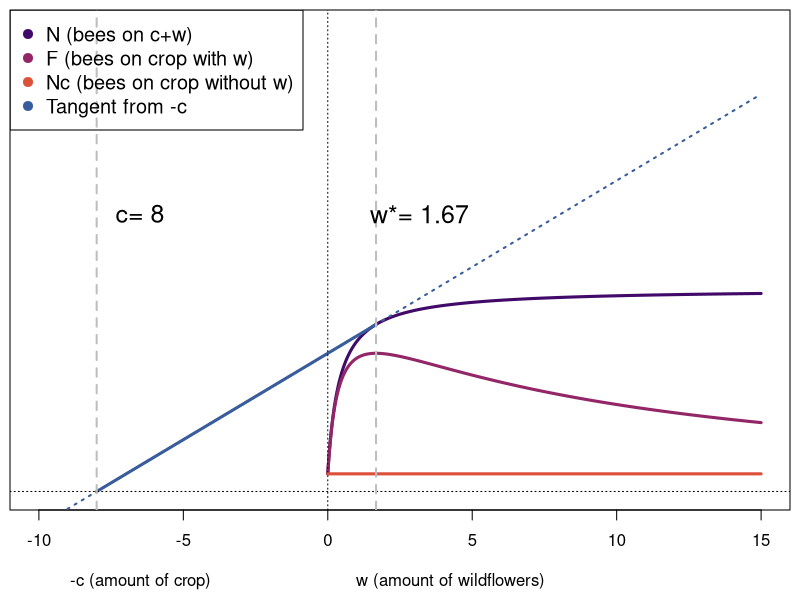
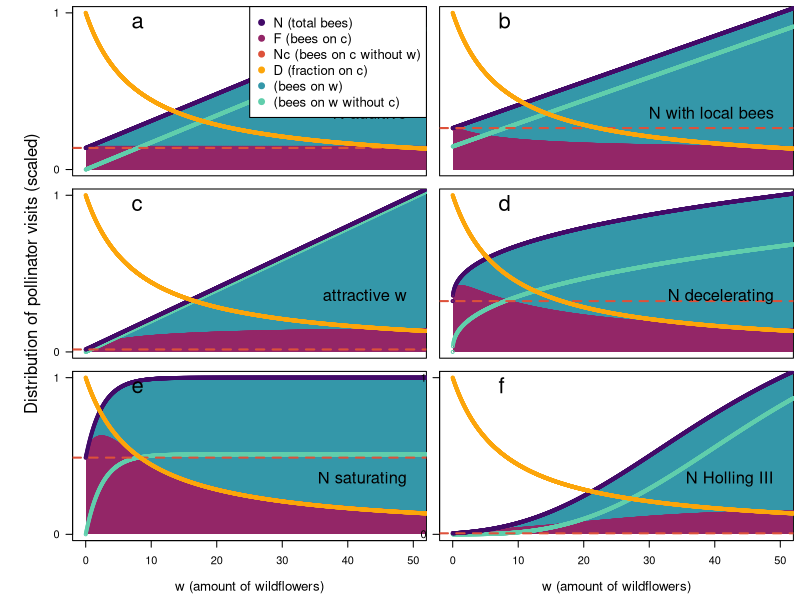
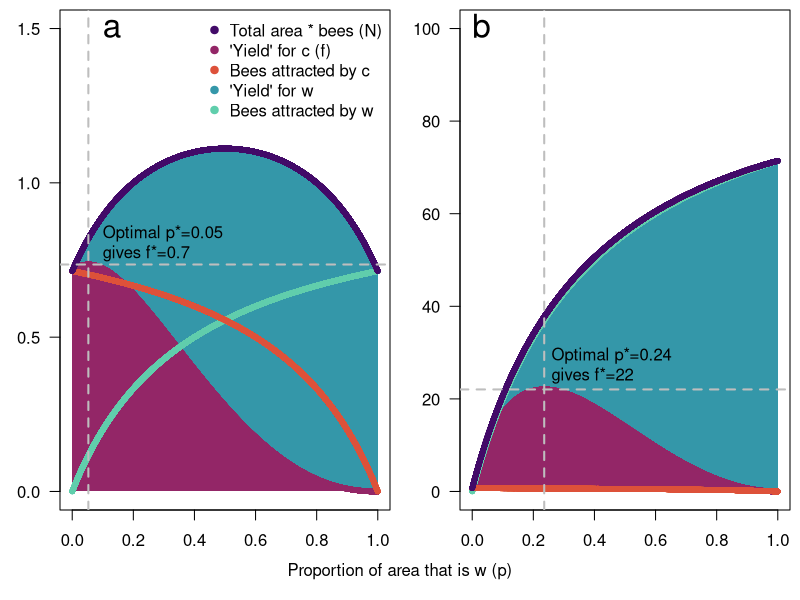

Recreate these plots in R, in order.
# Alasdair Houston & Anna Dornhaus
# R script for numerical model analysis and figures
# Spillover project: Bees 'spilling over' into crop from wildflowers planted to attract them

# Paper reference: XXX (to be updated on acceptance of the paper)
### PAPER VERSION R1 April 2025
# FIGURES IN PAPER

### Libraries and graphics setup ------------------
# Libraries purely for graphics
library(scales)
library(viridis)
### COLORS 1
# colorlist has the colors for N, Fc, Nc, D, Fw, Nw, the tangent in this order
templist1 <- inferno(6)
templist2 <- mako(6)
colorlist <- c(templist1[2], templist1[3], templist1[4], templist1[5], templist2[4], templist2[5], templist2[3])

### COLORS 2
# colors for parameter variations
no_states <- 7
par_colors_dark <- viridis(no_states)
par_colors <- alpha(par_colors_dark, 0.5)

# Resetting graphics parameters
#dev.off()
opar <- par()


### GENERAL PARAMETERS ------------------

# Default parameter set
# Model A.1 
aw <- 0.4 # diminishing returns of attraction based on 'amount' of flowers 
AAw <- 10   # constant translating 'amount' of wildflowers into pollinators
AAc <- 1 # constant translating 'amount' of crop into pollinators
ac <- 0.4
# Fig. 2
l <- 10
rho <- 0.02
gamma <- 3
 
## For numerical calculations
max_w <- 1000 # for numerical calculations
resolution <- 30000 # number of calculated values
w_list <- seq(from=0, to=max_w, length.out=resolution)
c_list <- w_list

## For plotting
pointsize <- 0.6
Flim <- 500 # Max F for graph
F_clim <- Flim / 10 # Max for F/c graph
wlim <- 50 # for plotting
clim <- 250 # Max c for graph
offsetx <- 0.80
offsety <- 0.98


###### MODEL A ------------------
# Functions -----------------------

# General for all models
# equation for D
D <- function(c,w) {
  return(c/(c+w))
}
# equation for F
F <- function(N, D) {
  return(N*D)
}

# Equation [5] defines a possible N(w); not assuming anything about Nc
N_eq5 <- function(w, Nc, a, A) {
  return(Nc + (A*w) / (a+w))
}

# This is our equation for optimal w as a function of c and Nc
wopt_eq8 <- function(c, Nc, a, A) {
  # Naming the parameters of the quadratic qa, qb, and qc here
  qa <- A + Nc
  qb <- 2*a*Nc
  qc <- Nc*a^2 - A*a*c
  w_opt <- (-qb + sqrt(qb^2 - 4*qa*qc)) / (2*qa)
  return(w_opt)
}

# General function of N(c,w)
Nof_candw <- function(c,w) {
  return((AAw*w) / (aw+w) + (AAc*c) / (ac+c))
}

# Function for drawing the tangent in Fig. 1
tangent_N <- function(x, c_fixed, Nc) {
  slope <- Nof_candw(c_fixed,wopt_eq8(c_fixed, Nc,aw, AAw))/(c_fixed+wopt_eq8(c_fixed, Nc,aw, AAw))
  return((x+c_fixed)*slope)  
}


### ACTUAL MANUSCRIPT FIGURES ------------------------------

# Fig. 1 Conceptual argument & graphical solution ----------
# All par() functions set margins and other details about figures.
par(mfrow=c(1,1))
# Margins are set in order bottom, left, top, right
par(mar=c(0.5, 0.5, 0.5, 0.5), oma=c(4, 0, 0, 0), mgp=c(3, 1, 0), las=1)

# Graphical solution with tangent
# We show, for a fixed c, how N(w), F(w), and D(w) behave.
c_fixed <- 8
Nc <- Nof_candw(c_fixed, 0)
w_optimal <- wopt_eq8(c_fixed, Nc, aw, AAw)
ymax <- 25

# First set up the frame of the plot  
plot(NULL
     , xlab = "" 
     , ylab ="Number of bees"
     , ylim = c(0, ymax)
     , xlim = c(-10, 15)
     , yaxt = 'n'
)
# X-axis label with odd spacing
mtext(text = "            -c (amount of crop)                             w (amount of wildflowers)",
      side = 1, line = 3, adj = 0, cex = 1)
# N(w) according to eq [5]; 'x' is w
curve(N_eq5(x, Nc, aw, AAw)
      , from=0
      , to=15
      , add=TRUE
      , lty=1
      , lwd=3
      , col=colorlist[1]
      , n = 1000
)
# Tangent line dashed
curve(tangent_N(x, c_fixed, Nc)
      , add=TRUE
      , lty=3
      , lwd=2
      , col=colorlist[7]
      )
# Or as line segment just from x-axis to tangent point
lines(c(-c_fixed, w_optimal), c(0, N_eq5(w_optimal, Nc, aw, AAw))
      , lty=1
      , lwd=3
      , col=colorlist[7]
      )
# F
curve(F(N_eq5(x, Nc, aw, AAw), D(c_fixed, x))
      , from = 0
      , to = 15
      , add=TRUE
      , lty=1
      , lwd=3
      , col=colorlist[2]
      , n = 1000
      )
abline(h=0, lty=3) # Horizontal line through origin
abline(v=0, lty=3) # Vertical line through origin
# Drawing a horizontal line segment at Nc
segments(x0 = 0, x1 = 15, y0 = Nc, y1 = Nc, lty=1, lwd=3, col=colorlist[3]) 
# thin vertical lines at c and w*
abline(v=w_optimal, lty=2, lwd=2, col="grey")
abline(v=-c_fixed, lty=2, lwd=2, col="grey")
# Labels for c and w*
text(1.5-c_fixed, ymax*0.6, paste("c=", round(c_fixed, 1)), cex=1.5)
text(1.5+w_optimal, ymax*0.6, paste("w*=", round(w_optimal,2)), cex=1.5)
# Overall legend
legend("topleft"
       , legend = c("N (bees on c+w)", "F (bees on crop with w)", "Nc (bees on crop without w)", "Tangent from -c")
       , col = c(colorlist[1], colorlist[2], colorlist[3], colorlist[7])
       , pch = 19
       , cex = 1.2
       , bg="transparent"
)

# Fig. 2 Different behaviors of N --------------------------------

# Setting parameters for the figure
c_fixed <- 8
Nc <- Nof_candw(c_fixed, 0)
w_optimal <- wopt_eq8(c_fixed, Nc, aw, AAw)
ymax <- 25
# Since we use a discrete list of c values, this determines which index is 
# closest to the actual c_fixed defined above
diff_to_cfixed <- abs(c_list-c_fixed)
c_fixed_index <- which(diff_to_cfixed == min(diff_to_cfixed))

# Basic, over w_list
D_over_w <- D(c_fixed, w_list)
# varying w, keeping c fixed, and calculating the resulting D
# (nothing optimized here, no w*)
# Same:
N_over_w <- N_eq5(w_list, Nc, aw, AAw)
F_over_w <- F(N_over_w, D_over_w)

# Same over a range of cs
D_over_c <- D(c_list, w_optimal)
N_over_c <- N_eq5(w_optimal, AAc*(c_list), aw, AAw)
F_over_c <- F(N_over_c, D_over_c)

# par() sets margins (in order bottom, left, top, right) and other graphical
# parameters
par(mfrow=c(3,2)) # 3 rows and 2 columns of graphs
par(mar=c(0.5, 0.5, 0.5, 0.5), oma=c(4, 5, 0, 0), mgp=c(3, 1, 0), las=1)
# Setting parameters to place text consistently
textposx <- 50
textposy <- 0.35

# First part:
# Quick numerical illustration of N vs D
# N1: N equal to c+w
plot(D_over_w ~ w_list
     , col = colorlist[4]
     , pch = 1
     , xlim = c(0, wlim)
     , ylim = c(0,1)
     , xlab = "w (amount of wildflowers)"
     , ylab = "Effect on crop"
     , xaxt = 'n'
     , cex = pointsize
     , yaxp = c(0, 2, 2)
)
N1 <- function(c, w) {
  return(AAw*(c+w))
}
# N/N(wlim)
stand_N <- N1(c_fixed, w_list)/N1(c_fixed, wlim) 
# Fc/N(wlim)
Fc <- F(D_over_w, N1(c_fixed, w_list))
stand_Fc <- Fc/N1(c_fixed, wlim)
polygon(c(w_list, rev(w_list)), c(c(1:resolution)*0, rev(stand_Fc))
        , col = colorlist[2]
        , lty = 0
)
# Fw
polygon(c(w_list, rev(w_list)), c(stand_Fc, rev(stand_N))
        , col = colorlist[5]
        , lty = 0
)
#Fw <- (N1(c_fixed, w_list) - F(D_over_w, N1(c_fixed, w_list)))
#stand_Fw <- Fw/N1(c_fixed, wlim)
# Fc
points(stand_Fc ~ w_list
       , col = colorlist[2]
       , pch = 19
       , cex = pointsize
)
# Nw
Nw <- N1(0, w_list)/N1(c_fixed, wlim)
points(Nw ~ w_list
       , col = colorlist[6]
       , pch = 1
       , cex = pointsize
)
# N/N(wlim)
points(stand_N ~ w_list
       , col = colorlist[1]
       , pch = 1
       , cex = pointsize
)
# Nc
Nc <- N1(c_fixed, 0)/N1(c_fixed, wlim)
abline(h=Nc, lty=2, lwd=2, col=colorlist[3])
# D
points(D_over_w ~ w_list
       , col = colorlist[4]
       , pch = 1
       , cex = pointsize
)
text(textposx, textposy, "N additive", cex=1.5, adj=c(0,0), pos=2)
text(7, 0.9, "a", cex=2, adj=c(0,0))
legend("topright"
       , legend = c("N (total bees)", "F (bees on c)", "Nc (bees on c without w)", "D (fraction on c)", "(bees on w)", "(bees on w without c)")
       , col = c(colorlist[1], colorlist[2], colorlist[3], colorlist[4], colorlist[5], colorlist[6])
       , pch = 19
       , cex = 1.2
       #       , box.lty = 0
)

# N2: N equal to c + w + l
plot(D_over_w ~ w_list
     , col = colorlist[4]
     , pch = 19
     , xlim = c(0, wlim)
     , ylim = c(0,1)
     , xlab = "w (amount of wildflowers)"
     , ylab = "Effect on crop"
     , xaxt = 'n'
     , yaxt = 'n'
     , cex = pointsize
     , yaxp = c(0, 2, 2)
)
N2 <- function(c, w) {
  return(w + c + l)
}
# N/N(wlim)
stand_N <- N2(c_fixed, w_list)/N2(c_fixed, wlim) 
# Fc/N(wlim)
Fc <- F(D_over_w, N2(c_fixed, w_list))
stand_Fc <- Fc/N2(c_fixed, wlim)
polygon(c(w_list, rev(w_list)), c(c(1:resolution)*0, rev(stand_Fc))
        #        , data = cw_ModelB
        , col = colorlist[2]
        , lty = 0
)
# Fw
#Fw <- (N1(c_fixed, w_list) - F(D_over_w, N1(c_fixed, w_list)))
#stand_Fw <- Fw/N1(c_fixed, wlim)
polygon(c(w_list, rev(w_list)), c(stand_Fc, rev(stand_N))
        , col = colorlist[5]
        , lty = 0
)
# Fc
points(stand_Fc ~ w_list
       , col = colorlist[2]
       , pch = 19
       , cex = pointsize
)
# Nw
Nw <- N2(0, w_list)/N2(c_fixed, wlim)
points(Nw ~ w_list
       , col = colorlist[6]
       , pch = 1
       , cex = pointsize
)
# N/N(wlim)
points(stand_N ~ w_list
       , col = colorlist[1]
       , pch = 1
       , cex = pointsize
)
# Nc
Nc <- N2(c_fixed, 0)/N2(c_fixed, wlim)
abline(h=Nc, lty=2, lwd=2, col=colorlist[3])
# D
points(D_over_w ~ w_list
       , col = colorlist[4]
       , pch = 1
       , cex = pointsize
)
text(textposx, textposy, "N with local bees", cex=1.5, adj=c(0,0), pos=2)
text(7, 0.9, "b", cex=2, adj=c(0,0))

# N3: N equal to c + w * A
plot(D_over_w ~ w_list
     , col = colorlist[4]
     , pch = 19
     , xlim = c(0, wlim)
     , ylim = c(0,1)
     , xlab = "w (amount of wildflowers)"
     , ylab = "Effect on crop"
     , xaxt = 'n'
     #, yaxt = 'n'
     , cex = pointsize
     , yaxp = c(0, 2, 2)
)
N3 <- function(c, w) {
  return(AAw*w + c)
}
# N/N(wlim)
stand_N <- N3(c_fixed, w_list)/N3(c_fixed, wlim) 
# Fc/N(wlim)
Fc <- F(D_over_w, N3(c_fixed, w_list))
stand_Fc <- Fc/N3(c_fixed, wlim)
polygon(c(w_list, rev(w_list)), c(c(1:resolution)*0, rev(stand_Fc))
        #        , data = cw_ModelB
        , col = colorlist[2]
        , lty = 0
)
# Fw
#Fw <- (N1(c_fixed, w_list) - F(D_over_w, N1(c_fixed, w_list)))
#stand_Fw <- Fw/N1(c_fixed, wlim)
polygon(c(w_list, rev(w_list)), c(stand_Fc, rev(stand_N))
        , col = colorlist[5]
        , lty = 0
)
# Fc
points(stand_Fc ~ w_list
       , col = colorlist[2]
       , pch = 19
       , cex = pointsize
)
# Nw
Nw <- N3(0, w_list)/N3(c_fixed, wlim)
points(Nw ~ w_list
       , col = colorlist[6]
       , pch = 1
       , cex = pointsize
)
# N/N(wlim)
points(stand_N ~ w_list
       , col = colorlist[1]
       , pch = 1
       , cex = pointsize
)
# Nc
Nc <- N3(c_fixed, 0)/N3(c_fixed, wlim)
abline(h=Nc, lty=2, lwd=2, col=colorlist[3])
# D
points(D_over_w ~ w_list
       , col = colorlist[4]
       , pch = 1
       , cex = pointsize
)
text(textposx, textposy, "attractive w", cex=1.5, adj=c(0,0), pos=2)
text(7, 0.9, "c", cex=2, adj=c(0,0))

# N4: N diminishing with c+w
plot(D_over_w ~ w_list
     , col = colorlist[4]
     , pch = 19
     , xlim = c(0, wlim)
     , ylim = c(0,1)
     , xlab = "w (amount of wildflowers)"
     , ylab = "Effect on crop"
     , xaxt = 'n'
     , yaxt = 'n'
     , cex = pointsize
     , yaxp = c(0, 2, 2)
)
N4 <- function(c, w) {
  return(c^aw+w^aw)
}
# N/N(wlim)
stand_N <- N4(c_fixed, w_list)/N4(c_fixed, wlim) 
# Fc/N(wlim)
Fc <- F(D_over_w, N4(c_fixed, w_list))
stand_Fc <- Fc/N4(c_fixed, wlim)
polygon(c(w_list, rev(w_list)), c(c(1:resolution)*0, rev(stand_Fc))
        #        , data = cw_ModelB
        , col = colorlist[2]
        , lty = 0
)
# Fw
#Fw <- (N1(c_fixed, w_list) - F(D_over_w, N1(c_fixed, w_list)))
#stand_Fw <- Fw/N1(c_fixed, wlim)
polygon(c(w_list, rev(w_list)), c(stand_Fc, rev(stand_N))
        , col = colorlist[5]
        , lty = 0
)
# Fc
points(stand_Fc ~ w_list
       , col = colorlist[2]
       , pch = 19
       , cex = pointsize
)
# Nw
Nw <- N4(0, w_list)/N4(c_fixed, wlim)
points(Nw ~ w_list
       , col = colorlist[6]
       , pch = 1
       , cex = pointsize
)
# N/N(wlim)
points(stand_N ~ w_list
       , col = colorlist[1]
       , pch = 1
       , cex = pointsize
)
# Nc
Nc <- N4(c_fixed, 0)/N4(c_fixed, wlim)
abline(h=Nc, lty=2, lwd=2, col=colorlist[3])
# D
points(D_over_w ~ w_list
       , col = colorlist[4]
       , pch = 1
       , cex = pointsize
)
text(textposx, textposy, "N decelerating", cex=1.5, adj=c(0,0), pos=2)
text(7, 0.9, "d", cex=2, adj=c(0,0))

# N5: N saturating with c+w
# bottom, left, top, right
plot(D_over_w ~ w_list
     , col = colorlist[4]
     , pch = 19
     , xlim = c(0, wlim)
     , ylim = c(0,1)
     , xlab = "w (amount of wildflowers)"
     , ylab = "Effect on crop"
     , cex = pointsize
     , yaxp = c(0, 2, 2)
)
N5 <- function(c, w) {
  return((1 - exp(-aw*w)) + (1 - exp(-aw*c)))
}
# N/N(wlim)
stand_N <- N5(c_fixed, w_list)/N5(c_fixed, wlim) 
# Fc/N(wlim)
Fc <- F(D_over_w, N5(c_fixed, w_list))
stand_Fc <- Fc/N5(c_fixed, wlim)
polygon(c(w_list, rev(w_list)), c(c(1:resolution)*0, rev(stand_Fc))
        #        , data = cw_ModelB
        , col = colorlist[2]
        , lty = 0
)
# Fw
#Fw <- (N1(c_fixed, w_list) - F(D_over_w, N1(c_fixed, w_list)))
#stand_Fw <- Fw/N1(c_fixed, wlim)
polygon(c(w_list, rev(w_list)), c(stand_Fc, rev(stand_N))
        , col = colorlist[5]
        , lty = 0
)
# Fc
points(stand_Fc ~ w_list
       , col = colorlist[2]
       , pch = 19
       , cex = pointsize
)
# Nw
Nw <- N5(0, w_list)/N5(c_fixed, wlim)
points(Nw ~ w_list
       , col = colorlist[6]
       , pch = 1
       , cex = pointsize
)
# N/N(wlim)
points(stand_N ~ w_list
       , col = colorlist[1]
       , pch = 1
       , cex = pointsize
)
# Nc
Nc <- N5(c_fixed, 0)/N5(c_fixed, wlim)
abline(h=Nc, lty=2, lwd=2, col=colorlist[3])
# D
points(D_over_w ~ w_list
       , col = colorlist[4]
       , pch = 1
       , cex = pointsize
)
text(textposx, textposy, "N saturating", cex=1.5, adj=c(0,0), pos=2)
text(7, 0.9, "e", cex=2, adj=c(0,0))
mtext(text = "w (amount of wildflowers)",
      side = 1, line = 3, cex = 0.8)

# N6: Holling III, S curve initially accelerating
# bottom, left, top, right
plot(D_over_w ~ w_list
     , col = colorlist[4]
     , pch = 19
     , xlim = c(0, wlim)
     , ylim = c(0,1)
     , xlab = "w (amount of wildflowers)"
     , ylab = "Effect on crop"
     , cex = pointsize
     , yaxp = c(0, 2, 2)
)
N6 <- function(c, w) {
  return( ((rho*(c+w))^gamma)/(1+((rho*(c+w))^gamma)))
}
# N/N(wlim)
stand_N <- N6(c_fixed, w_list)/N6(c_fixed, wlim) 
# Fc/N(wlim)
Fc <- F(D_over_w, N6(c_fixed, w_list))
stand_Fc <- Fc/N6(c_fixed, wlim)
polygon(c(w_list, rev(w_list)), c(c(1:resolution)*0, rev(stand_Fc))
        #        , data = cw_ModelB
        , col = colorlist[2]
        , lty = 0
)
# Fw
#Fw <- (N1(c_fixed, w_list) - F(D_over_w, N1(c_fixed, w_list)))
#stand_Fw <- Fw/N1(c_fixed, wlim)
polygon(c(w_list, rev(w_list)), c(stand_Fc, rev(stand_N))
        , col = colorlist[5]
        , lty = 0
)
# Fc
points(stand_Fc ~ w_list
       , col = colorlist[2]
       , pch = 19
       , cex = pointsize
)
# Nw
Nw <- N6(0, w_list)/N6(c_fixed, wlim)
points(Nw ~ w_list
       , col = colorlist[6]
       , pch = 1
       , cex = pointsize
)
# N/N(wlim)
points(stand_N ~ w_list
       , col = colorlist[1]
       , pch = 1
       , cex = pointsize
)
# Nc
Nc <- N6(c_fixed, 0)/N6(c_fixed, wlim)
abline(h=Nc, lty=2, lwd=2, col=colorlist[3])
# D
points(D_over_w ~ w_list
       , col = colorlist[4]
       , pch = 1
       , cex = pointsize
)
text(textposx, textposy, "N Holling III", cex=1.5, adj=c(0,0), pos=2)
text(7, 0.9, "f", cex=2, adj=c(0,0))
mtext(text = "w (amount of wildflowers)",
      side = 1, line = 3, cex = 0.8)

mtext(text = "Distribution of pollinator visits (scaled)",
      side = 2, line = 2, cex = 1, las = 3, outer = TRUE)

###### MODEL B ---------------------------------------

# Functions ---------------------

c_B <- function(p) {
  return(1-p)
}
w_B <- function(p, b) {
  return(b*p)
}
crop_area <- function(p, total_area) {
  return(total_area*(1-p))
}
N_eq14 <- function(p, b, total_area, AAw, AAc, aw, ac) {
  return(N_eq14_c(p, b, total_area, AAw, AAc, aw, ac) + N_eq14_w(p, b, total_area, AAw, AAc, aw, ac))
}
N_eq14_c <- function(p, b, total_area, AAw, AAc, aw, ac) {
  return(AAc*(1-p) / (ac+1-p))
}
N_eq14_w <- function(p, b, total_area, AAw, AAc, aw, ac) {
  return(AAw*b*p / (aw+b*p))
}

D_B <- function(p, b) {
  return(c_B(p)/(c_B(p) + w_B(p, b)))
}
yield_B <- function(p, b, total_area, AAw, AAc, aw, ac) {
  return(N_eq14(p, b, total_area, AAw, AAc, aw, ac)*D_B(p, b)*crop_area(p, total_area))
}

# Parameters overall ----------------------
b <- 1
p_vector <- seq(0, 1, length.out=resolution)
b_vector <- seq(1,100, length.out=no_states)
total_area <- 1

# Parameters panel a ---------------------
AAw <- 1
AAc <- 1
Flim_B <- 1.5

# Numerical calculation of data table
# - varying p
cw_ModelB <- data.frame(p_vector)
colnames(cw_ModelB)[1] <- "p"
# - now calculating everything else over the vector of p
cw_ModelB$c <- c_B(cw_ModelB$p)
cw_ModelB$w <- w_B(cw_ModelB$p, b)
cw_ModelB$Ntotal <- N_eq14(cw_ModelB$p, b, total_area, AAw, AAc, aw, ac)
cw_ModelB$yield <- yield_B(cw_ModelB$p, b, total_area, AAw, AAc, aw, ac)
cw_ModelB$Nattrby_c <- N_eq14_c(cw_ModelB$p, b, total_area, AAw, AAc, aw, ac)
cw_ModelB$Nattrby_w <- N_eq14_w(cw_ModelB$p, b, total_area, AAw, AAc, aw, ac)

# Overall fig settings -------------
par(mfrow=c(1,2))
# bottom, left, top, right
par(mar=c(0.5, 3, 0.5, 0.5), oma=c(4, 0, 0, 0), mgp=c(3, 1, 0), las=1)
# Two graphs with differing attractiveness of w
# Fig. 3a Fixed area, identical resources ------------------
# Set up the frame
plot(NULL 
     , ylim=c(0,Flim_B)
     , xlim=c(0,1)
     , pch=17
     , cex=pointsize
     , xlab=""
     , ylab=""
)
# How bees divide up
# Fw
polygon(c(cw_ModelB$p, rev(cw_ModelB$p)), c(cw_ModelB$yield, rev(cw_ModelB$Ntotal))
#        , data = cw_ModelB
        , col = colorlist[5]
        , lty = 0
)
# Fc
polygon(c(cw_ModelB$p, rev(cw_ModelB$p)), c(c(1:resolution)*0, rev(cw_ModelB$yield))
#        , data = cw_ModelB
        , col = colorlist[2]
        , lty = 0
)
points(yield ~ p
       , data = cw_ModelB
       , col=colorlist[2]
       , pch=19
       , cex=pointsize)
# Where bees come from
points(Nattrby_w ~ p
       , data = cw_ModelB
       , col=colorlist[6]
       , pch=1
       , cex=pointsize
       )
points(Nattrby_c ~ p
       , data = cw_ModelB
       , col=colorlist[3]
       , pch=1
       , cex=pointsize
       )
# Total bees
points(Ntotal ~ p
       , data = cw_ModelB
       , col=colorlist[1]
       , pch=19
       , cex=pointsize)
legend("topright"
       , legend = c("Total area * bees (N)", "'Yield' for c (f)", "Bees attracted by c", "'Yield' for w", "Bees attracted by w")
       , col = c(colorlist[1], colorlist[2], colorlist[3], colorlist[5], colorlist[6])
       , pch = 19
       #, title= paste("Parameters b=", b, ", aw=", aw, sep="")
       , bty = "n")
# Overall x axis label
mtext(text = "Proportion of area that is w (p)",
      side = 1, line = 2, cex = 1, las = 1, outer = TRUE)
# Plotting horizontal and vertical lines at optimal p and yield
optimalY <- max(yield_B(p_vector, b, total_area, AAw, AAc, aw, ac))
optimalp <- p_vector[which(yield_B(p_vector, b, total_area, AAw, AAc, aw, ac)==optimalY)]
abline(h=optimalY, lty=2, lwd=2, col="grey")
abline(v=optimalp, lty=2, lwd=2, col="grey")
# Additional labels
text(0.1, optimalY*1.1, adj=0, paste("Optimal p*=", round(optimalp, 2), " \ngives f*=", round(optimalY,1), sep=""))
text(0.1, 0.98*Flim_B, "a", cex=2, adj=c(0,0))


# Parameters panel b ----------------------------
AAw <- 100
AAc <- 1
Flim_B <- 100

# Numerical calculation of data table
cw_ModelB <- data.frame(p_vector)
colnames(cw_ModelB)[1] <- "p"
cw_ModelB$c <- c_B(cw_ModelB$p)
cw_ModelB$w <- w_B(cw_ModelB$p, b)
cw_ModelB$Ntotal <- N_eq14(cw_ModelB$p, b, total_area, AAw, AAc, aw, ac)
cw_ModelB$yield <- yield_B(cw_ModelB$p, b, total_area, AAw, AAc, aw, ac)
cw_ModelB$Nattrby_c <- N_eq14_c(cw_ModelB$p, b, total_area, AAw, AAc, aw, ac)
cw_ModelB$Nattrby_w <- N_eq14_w(cw_ModelB$p, b, total_area, AAw, AAc, aw, ac)
# Fig. 3b Fixed area, one resource more attractive ----------------------------
plot(NULL
     , ylim=c(0,Flim_B)
     , xlim=c(0,1)
     , pch=17
     , cex=pointsize
)
# How bees divide up
# Fw
polygon(c(cw_ModelB$p, rev(cw_ModelB$p)), c(cw_ModelB$yield, rev(cw_ModelB$Ntotal))
        #        , data = cw_ModelB
        , col = colorlist[5]
        , lty = 0
)
# Fc
polygon(c(cw_ModelB$p, rev(cw_ModelB$p)), c(c(1:resolution)*0, rev(cw_ModelB$yield))
        #        , data = cw_ModelB
        , col = colorlist[2]
        , lty = 0
)
points(yield ~ p
       , data = cw_ModelB
       , col=colorlist[2]
       , pch=19
       , cex=pointsize)
# Where bees come from
points(Nattrby_w ~ p
       , data = cw_ModelB
       , col=colorlist[6] #alpha 0.01 to make it light color
       , pch=1
       , cex=pointsize
)
points(Nattrby_c ~ p
       , data = cw_ModelB
       , col=colorlist[3]
       , pch=1
       , cex=pointsize
)
# Total bees
points(Ntotal ~ p
       , data = cw_ModelB
       , col=colorlist[1]
       , pch=19
       , cex=pointsize
       )
# Additional labels and lines
optimalY <- max(yield_B(p_vector, b, total_area, AAw, AAc, aw, ac))
optimalp <- p_vector[which(yield_B(p_vector, b, total_area, AAw, AAc, aw, ac)==optimalY)]
abline(h=optimalY, lty=2, lwd=2, col="grey")
abline(v=optimalp, lty=2, lwd=2, col="grey")
text(optimalp*1.1, optimalY*1.25, adj=0, paste("Optimal p*=", round(optimalp, 2), " \ngives f*=", round(optimalY,1), sep=""))
text(0, 0.98*Flim_B, "b", cex=2, adj=c(0,0))

  


